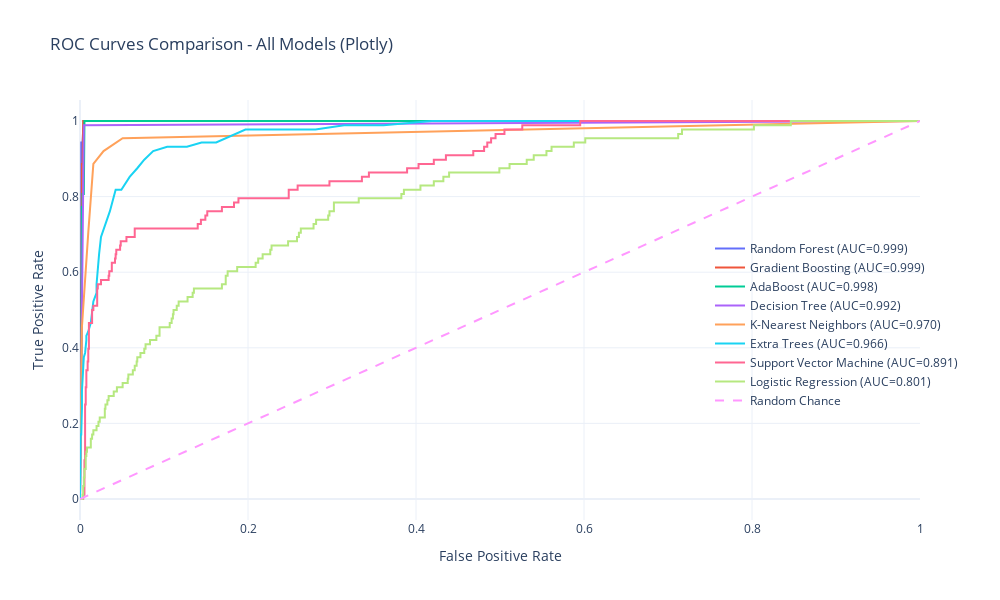

The notebook cell this image was saved under:
### Code cell
# i guess this will be more informative in the plotly version,so i am attaching it down

fig = go.Figure()

# Plot ROC curve for each model
for model_name in results_df['Model']:
    model = trained_models[model_name]
    probs = model.predict_proba(X_test)[:, 1]
    fpr, tpr, _ = roc_curve(y_test, probs)
    roc_auc = auc(fpr, tpr)
    
    fig.add_trace(
        go.Scatter(
            x=fpr, 
            y=tpr, 
            mode='lines',
            name=f'{model_name} (AUC={roc_auc:.3f})'
        )
    )

# Adding a  baseline
fig.add_trace(
    go.Scatter(
        x=[0, 1], 
        y=[0, 1], 
        mode='lines', 
        line=dict(dash='dash'),
        name='Random Chance'
    )
)

# Update layout
fig.update_layout(
    title='ROC Curves Comparison - All Models (Plotly)',
    xaxis_title='False Positive Rate',
    yaxis_title='True Positive Rate',
    width=1000,
    height=600,
    legend=dict(
        x=0.75,
        y=0.25,
        bgcolor='rgba(255,255,255,0)',
        bordercolor='rgba(0,0,0,0)'
    ),
    template='plotly_white'
)

fig.show()
